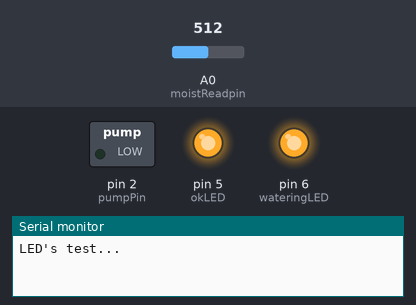
Bench run of a sketch on a simulated Arduino Uno, built with avr-gcc and run on an emulated ATmega328P. Shown: switched loads named in the sketch (green lamp = pin HIGH), output pins drawn as LEDs (lit = HIGH), the last lines printed to the serial monitor. The test bench sets the inputs (shaded band); at power-on: A0 (moistReadpin) = 512. Pins used as bus, display or sensor lines are not drawn.

Above: at 0.1 s.
At 4.1 s:
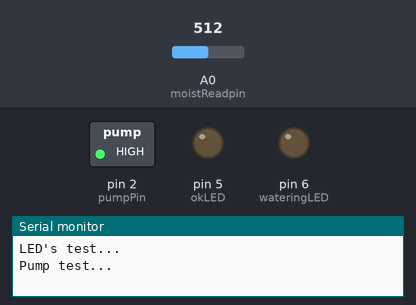
At 4.6 s:
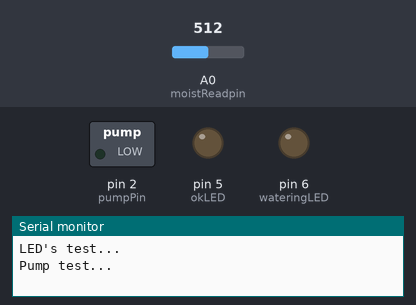
Timing chart, 0 to 6.1 s (numbered marks = the images above):
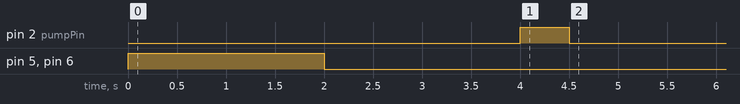

The sketch:

watering_plants.ino
```cpp
//sketch designed for the resistive moisture sensor YL-69 sensor.
//it's recommended to use this sensor without a continuous VCC

int moistReadpin = A0; //moist sensor reading pin
int moistPowerpin = 3;
int pumpPin = 2; //triggers pump to work

int okLED = 5;
int wateringLED = 6;

int sensorValue; //reading from the sensor
int dryLimit = 886; //this depends on the sensor

void setup(){
     pinMode(pumpPin, OUTPUT);
     pinMode(okLED, OUTPUT);
     pinMode(wateringLED, OUTPUT);
     pinMode(moistPowerpin, OUTPUT);
     Serial.begin(9600);
     runTests(); //runs series of tests to the main components.
     Serial.println("Starting reading...");
     delay(5000);
}

void loop(){
  calibSensor();
  sensorValue = analogRead(moistReadpin);
  Serial.print(sensorValue);
  if(sensorValue > dryLimit) {
    Serial.println(" - time to water!");
    water();
  } else {
    Serial.println(" - ideal soil moisture.");
    digitalWrite(okLED, HIGH);
  }
  rest();
}

void calibSensor() {
  digitalWrite(moistPowerpin, HIGH);
  int calibTime = 4;
  while(calibTime != 0) {
    Serial.print("Calibrating... Approx. ");
    Serial.print(calibTime);
    Serial.println(" min left!");
    delay(60000);
    calibTime = calibTime - 1;
  }
}

void rest() {
  digitalWrite(okLED, LOW);
  digitalWrite(moistPowerpin, LOW);

  int timeWait = 10;
  while(timeWait != 0) {
    Serial.print("Next reading in ");
    Serial.print(timeWait);
    Serial.println(" minutes.");
    delay(60000);
    timeWait = timeWait - 1;
  }
}

void water(){
  digitalWrite(wateringLED, HIGH);
  digitalWrite(pumpPin, HIGH);
  delay(500);
  digitalWrite(pumpPin, LOW);
  digitalWrite(wateringLED, LOW);
}

void runTests() {
  //turns ON and OFF the LEDs in the circuit
  Serial.println("LED's test...");
  digitalWrite(wateringLED, HIGH);
  digitalWrite(okLED, HIGH);
  delay(2000);
  digitalWrite(wateringLED, LOW);
  digitalWrite(okLED, LOW);
  delay(2000);

  //turns ON and OFF the pump for a really short period
  Serial.println("Pump test...");
  digitalWrite(pumpPin, HIGH);
  delay(500);
  digitalWrite(pumpPin, LOW);
  delay(2000);

  //turns the moisture sensor ON and gives a sample reading to the Serial Monitor
  int testCounter = 0;
  digitalWrite(moistPowerpin, HIGH);
  Serial.println("Sensor test...");
  while (testCounter < 200) {
    sensorValue = analogRead(moistReadpin);
    Serial.println("Sensor value: ");
    Serial.print(sensorValue);
    Serial.println();
    testCounter = testCounter + 1;
    }
  digitalWrite(moistPowerpin, LOW);
  delay(2000);
}
```
